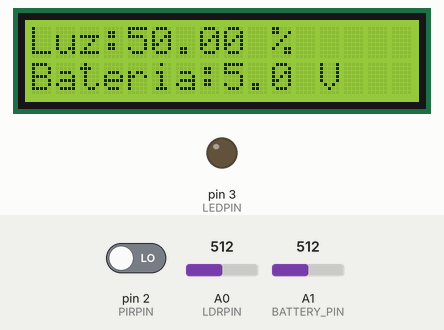
This sketch was run on a simulated Arduino Uno, built with avr-gcc and run on an emulated ATmega328P. Parts: 16×2 character LCD, output pins drawn as LEDs (lit = HIGH). The test bench sets the inputs (shaded band); at power-on: A0 (LDRPIN) = 512, pin 2 (PIRPIN) LOW, A1 (BATTERY_PIN) = 512. What the sketch prints to the serial monitor is not drawn.

Above: at 3.2 s.
3.3 s: A0 (LDRPIN) set to 122
At 5.3 s:
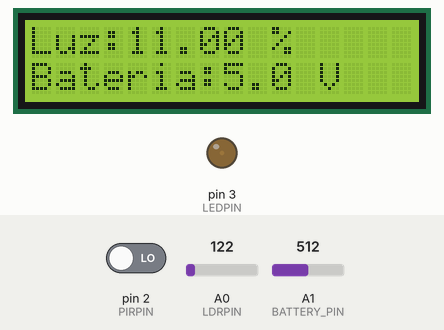
5.6 s: pin 2 (PIRPIN) driven HIGH
At 6.7 s:
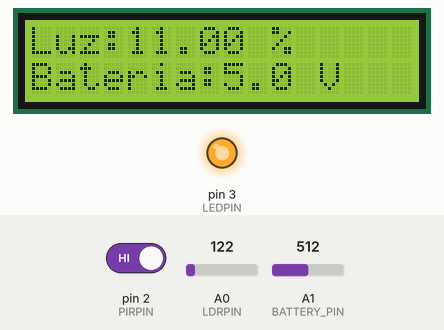
7.7 s: A1 (BATTERY_PIN) set to 716
At 9.1 s:
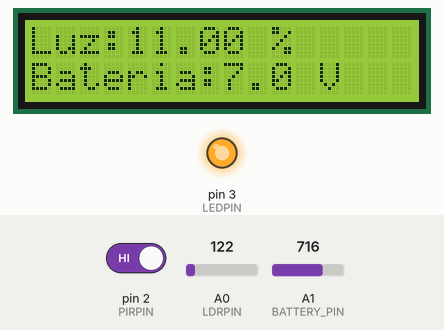
9.7 s: A0 (LDRPIN) set to 10
At 11.5 s:
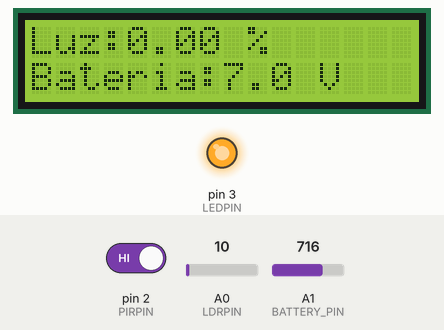
11.8 s: A1 (BATTERY_PIN) set to 900
At 12.7 s:
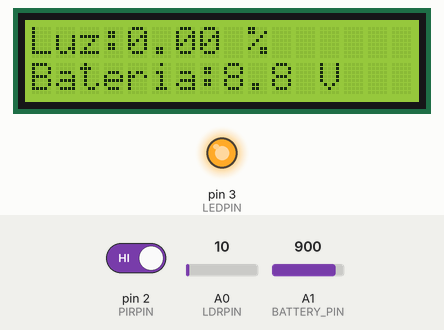
13.8 s: A0 (LDRPIN) set to 30
At 15.1 s:
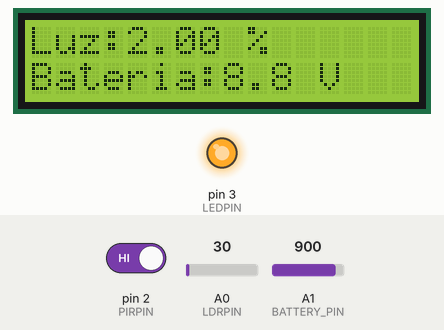
Timing chart, 0 to 16.8 s (numbered marks = the images above; inputs shaded):
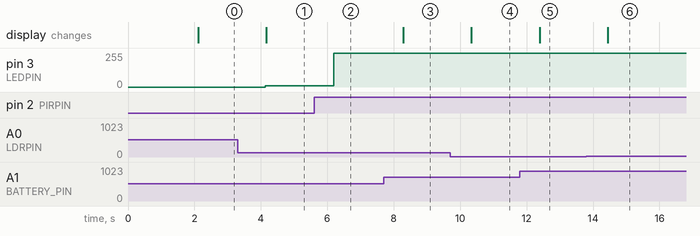

The sketch:

gs-edge.ino
```cpp
#include <Wire.h>                // Biblioteca para comunicação I2C
#include <LiquidCrystal_I2C.h>   // Biblioteca para LCD I2C

// Configuração do LCD I2C (endereço 0x27, LCD 16x2)
LiquidCrystal_I2C lcd(0x27, 16, 2);

// Definições de pinos
#define LDRPIN A0          // Pino analógico para o LDR (potenciômetro)
#define PIRPIN 2           // Pino digital para o sensor PIR (botão)
#define LEDPIN 3           // Pino digital para o LED (iluminação)
#define BATTERY_PIN A1     // Pino para simular leitura de tensão da bateria

// Variáveis globais
float luminosidade = 0;  // Percentual de luminosidade
bool movimento = false;  // Estado do PIR (movimento detectado ou não)
float tensaoBateria = 0; // Nível de tensão da bateria

void setup() {
  // Configuração dos pinos
  pinMode(PIRPIN, INPUT);    // Entrada do botão simulando PIR
  pinMode(LEDPIN, OUTPUT);   // Saída para o LED
  pinMode(LDRPIN, INPUT);    // Entrada do potenciômetro simulando LDR
  pinMode(BATTERY_PIN, INPUT); // Entrada do potenciômetro simulando bateria

  // Inicializa o LCD
  lcd.begin(16, 2);  // Configura o LCD como 16x2
  lcd.backlight();  // Ativa a luz de fundo do LCD
  lcd.setCursor(0, 0);
  lcd.print("Iniciando...");
  delay(2000);
  lcd.clear();

  // Inicializa o monitor serial
  Serial.begin(9600);
}

void loop() {
  // Leitura do LDR
  int ldrValue = analogRead(LDRPIN);          // Lê o valor analógico
  luminosidade = map(ldrValue, 0, 1023, 0, 100); // Converte para porcentagem (0-100)

  // Leitura do PIR
  movimento = digitalRead(PIRPIN);  // Lê o botão (PIR)

  // Leitura da tensão da bateria
  int batteryValue = analogRead(BATTERY_PIN);
  tensaoBateria = batteryValue * (5.0 / 1023) * 2; // Conversão para tensão em volts (divisor de tensão)

  // Controle da iluminação
  if (luminosidade < 20) {  // Condição de baixa luminosidade
    if (movimento) {
      digitalWrite(LEDPIN, HIGH);  // Brilho máximo
    } else {
      analogWrite(LEDPIN, 10);    // Brilho reduzido
    }
  } else {
    digitalWrite(LEDPIN, LOW);     // Desligado em alta luminosidade
  }

  // Atualização do LCD
  lcd.clear();
  lcd.setCursor(0, 0);
  lcd.print("Luz:");
  lcd.print(luminosidade);
  lcd.print(" %");

  lcd.setCursor(0, 1);
  lcd.print("Bateria:");
  lcd.print(tensaoBateria, 1); // Mostra 1 casa decimal
  lcd.print(" V");

  // Registro Serial para análise
  Serial.print("Luminosidade: ");
  Serial.print(luminosidade);
  Serial.print(" %, Movimento: ");
  Serial.print(movimento ? "Sim" : "Não");
  Serial.print(", Bateria: ");
  Serial.print(tensaoBateria);
  Serial.println(" V");

  // Pequena pausa para atualização do sistema
  delay(1000);
}
```

Measured:
- after the input at 3.3 s, pin 3 (LEDPIN): 0/255 → 10/255 after 0.84 s; the display: changes after 0.87 s (image 1)
- after the input at 5.6 s, pin 3 (LEDPIN): 10/255 → 255/255 after 0.59 s
- after the input at 7.7 s, the display: changes after 0.58 s (image 3)
- after the input at 9.7 s, the display: changes after 0.64 s (image 4)
- after the input at 11.8 s, the display: changes after 0.59 s (image 5)
- after the input at 13.8 s, the display: changes after 0.65 s (image 6)
